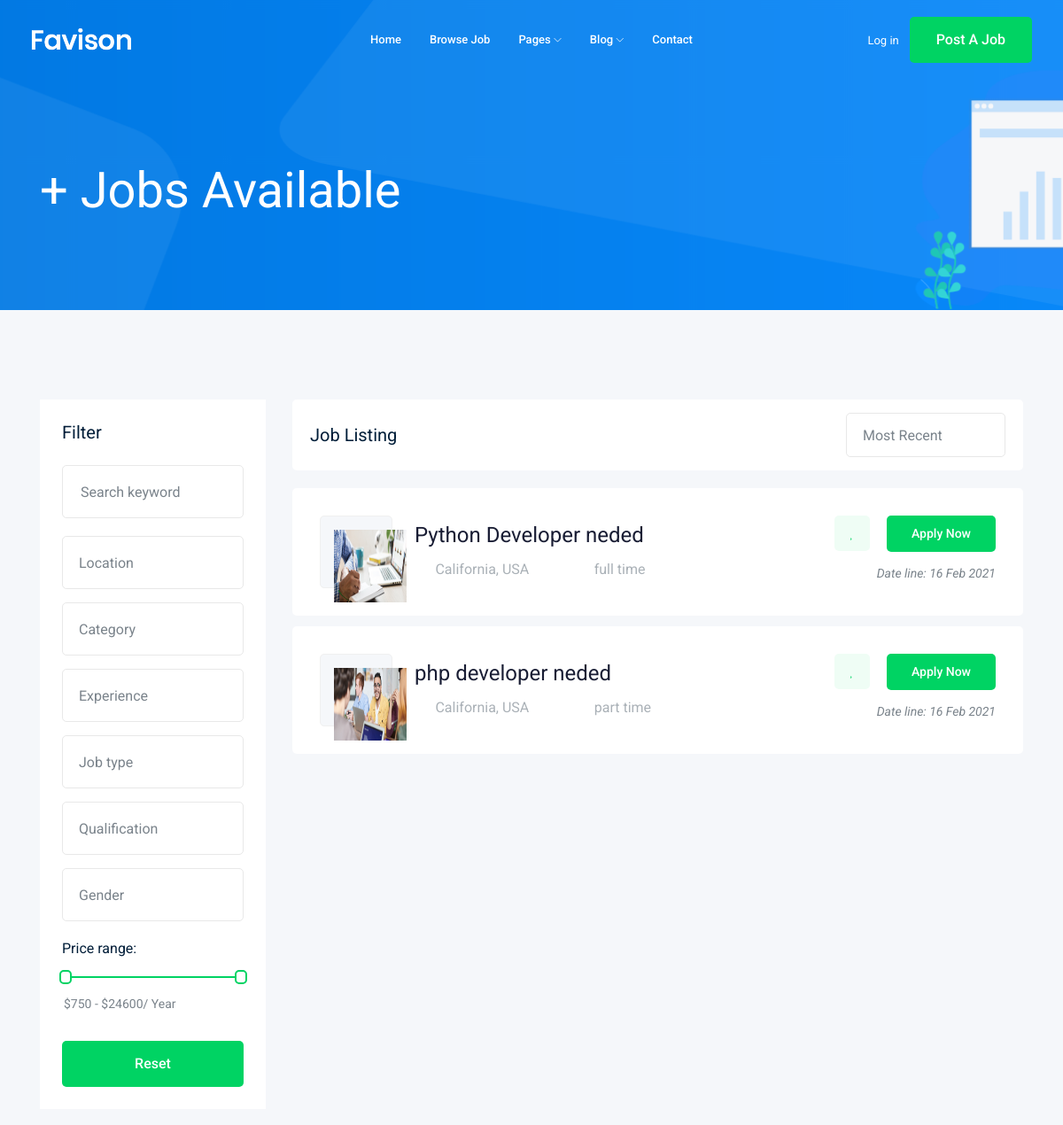
The app's page /jobs/ (upper part), older data.
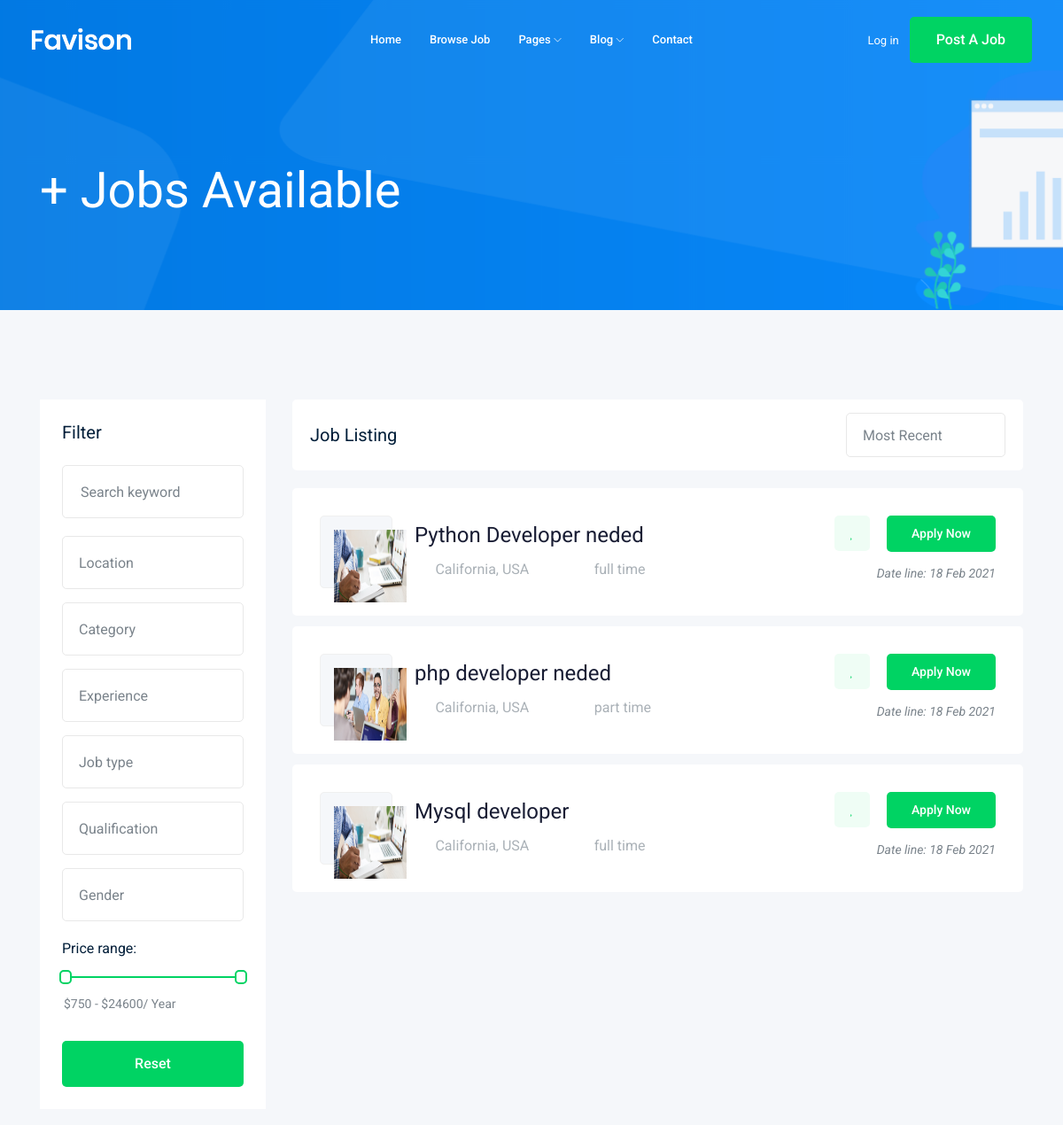
The same page, newer data.
### job/models.py (models this page shows, shortened)
class job(models.Model):
    owner = models.ForeignKey(User, related_name ='job_owner', on_delete =models.CASCADE)
    title = models.CharField( max_length=100)
    jop_type = models.CharField(max_length=15, choices=JoP_Type)
    discrations = models.TextField(max_length=1000)
    published_at = models.DateTimeField(auto_now=True)
    vacancy = models.IntegerField(default=1)
    salary = models.IntegerField(default=0)
    experience = models.IntegerField(default=1)
    category = models.ForeignKey('Category' , on_delete=models.CASCADE)
    image = models.ImageField(upload_to=image_upload)
    slug = models.SlugField(blank=True,null=True)

### job/views.py (the view)
# urls.py: path('', views.job_list, name='job_list'),
def job_list(request):
    all_jobs_list = job.objects.all()
    paginator = Paginator(all_jobs_list, 3) # Show 25 contacts per page.
    page_number = request.GET.get('page')
    page_obj = paginator.get_page(page_number)
    context = {'all_job' : page_obj}
    return render(request,'job/job_list.html',context)

### job/templates/job/job_list.html (shortened to what this page needs)
{% extends 'base.html' %}
{% block body  %}
    <div class="bradcam_area bradcam_bg_1">
        <div class="container">
            <div class="row">
                <div class="col-xl-12">
                    <div class="bradcam_text">
                        <h3>{{all_job.count}}+ Jobs Available</h3>
                    </div>
                </div>
            </div>
        </div>
    </div>
    <div class="job_listing_area plus_padding">
        <div class="container">
            <div class="row">
                <div class="col-lg-3">
                    <div class="job_filter white-bg">
                        <div class="form_inner white-bg">
                            <h3>Filter</h3>
                            <form action="#">
                                <div class="row">
                                    <div class="col-lg-12">
                                        <div class="single_field">
                                            <input type="text" placeholder="Search keyword">
                                        </div>
                                    </div>
                                    <div class="col-lg-12">
                                    </div>
                                    <div class="col-lg-12">
                                    </div>
                                    <div class="col-lg-12">
                                    </div>
                                    <div class="col-lg-12">
                                    </div>
                                    <div class="col-lg-12">
                                    </div>
                                    <div class="col-lg-12">
                                    </div>
                                </div>
                            </form>
                        </div>
                        <div class="range_wrap">
                            <label for="amount">Price range:</label>
                            <div id="slider-range"></div>
                            <p>
                                <input type="text" id="amount" readonly style="border:0; color:#7A838B; font-size: 14px; font-weight:400;">
                            </p>
                        </div>
                        <div class="reset_btn">
                            <button  class="boxed-btn3 w-100" type="submit">Reset</button>
                        </div>
                    </div>
                </div>
                <div class="col-lg-9">
                    <div class="recent_joblist_wrap">
                        <div class="recent_joblist white-bg ">
                            <div class="row align-items-center">
                                <div class="col-md-6">
                                    <h4>Job Listing</h4>
                                </div>
                                <div class="col-md-6">
                                    <div class="serch_cat d-flex justify-content-end">
                                    </div>
                                </div>
                            </div>
                        </div>
                    </div>
                    <div class="job_lists m-0">
                        <div class="row">
                        {% for job in all_job %}
                            <div class="col-lg-12 col-md-12">
                                <div class="single_jobs white-bg d-flex justify-content-between">
                                    <div class="jobs_left d-flex align-items-center">
                                        <div class="thumb">
                                            <img src="{{job.image.url}}" alt="" style="width:82px; height:82px">
                                        </div>
                                        <div class="jobs_conetent">
                                            <a href="{% url 'jobs:job_detail' job.slug%}"><h4>{{job.title}}</h4></a>
                                            <div class="links_locat d-flex align-items-center">
                                                <div class="location">
                                                    <p> <i class="fa fa-map-marker"></i> California, USA</p>
                                                </div>
                                                <div class="location">
                                                    <p> <i class="fa fa-clock-o"></i> {{job.jop_type}}</p>
                                                </div>
                                            </div>
                                        </div>
                                    </div>
                                    <div class="jobs_right">
                                        <div class="apply_now">
                                            <a class="heart_mark" href="#"> <i class="fa fa-heart"></i> </a>
                                            <a href="{% url 'jobs:job_detail' job.slug%}" class="boxed-btn3">Apply Now</a>
                                        </div>
                                        <div class="date">
                                            <p>Date line: {{job.published_at|date:'d M o'}}</p>
                                        </div>
                                    </div>
                                </div>
                            </div>
                        {% endfor %}
                        </div>
                    </div>
                </div>
            </div>
        </div>
    </div>
{% endblock body %}

### templates/base.html (shortened to what this page needs)
{% load static %}
<!doctype html>
<html class="no-js" lang="zxx">
<head>
    <link rel="stylesheet" href="{% static 'css/bootstrap.min.css' %}">
    <link rel="stylesheet" href="{% static 'css/owl.carousel.min.css' %}">
    <link rel="stylesheet" href="{% static 'css/magnific-popup.css'%}">
    <link rel="stylesheet" href="{% static 'css/font-awesome.min.css'%}">
    <link rel="stylesheet" href="{% static 'css/themify-icons.css'%}">
    <link rel="stylesheet" href="{% static 'css/nice-select.css'%}">
    <link rel="stylesheet" href="{% static 'css/flaticon.css'%}">
    <link rel="stylesheet" href="{% static 'css/jquery-ui.css'%}">
    <link rel="stylesheet" href="{% static 'css/gijgo.css'%}">
    <link rel="stylesheet" href="{% static 'css/animate.min.css'%}">
    <link rel="stylesheet" href="{% static 'css/slicknav.css'%}">
    <link rel="stylesheet" href="{% static 'css/style.css'%}">
</head>
<body>
    <header>
        <div class="header-area ">
            <div id="sticky-header" class="main-header-area">
                <div class="container-fluid ">
                    <div class="header_bottom_border">
                        <div class="row align-items-center">
                            <div class="col-xl-3 col-lg-2">
                                <div class="logo">
                                    <a href="index.html">
                                        <img src="img/logo.png" alt="">
                                    </a>
                                </div>
                            </div>
                            <div class="col-xl-6 col-lg-7">
                                <div class="main-menu  d-none d-lg-block">
                                    <nav>
                                        <ul id="navigation">
                                            <li><a href="index.html">home</a></li>
                                            <li><a href="jobs.html">Browse Job</a></li>
                                            <li><a href="#">pages <i class="ti-angle-down"></i></a>
                                            </li>
                                            <li><a href="#">blog <i class="ti-angle-down"></i></a>
                                            </li>
                                            <li><a href="contact.html">Contact</a></li>
                                        </ul>
                                    </nav>
                                </div>
                            </div>
                            <div class="col-xl-3 col-lg-3 d-none d-lg-block">
                                <div class="Appointment">
                                    <div class="phone_num d-none d-xl-block">
                                        <a href="#">Log in</a>
                                    </div>
                                    <div class="d-none d-lg-block">
                                        <a class="boxed-btn3" href="#">Post a Job</a>
                                    </div>
                                </div>
                            </div>
                            <div class="col-12">
                            </div>
                        </div>
                    </div>
                </div>
            </div>
        </div>
    </header>
    {% block body  %}
    {% endblock body %}
</body>
</html>

Row changes from the older to the newer data that the page shows:
changed job "Python Developer neded": published_at "16 Feb 2021" → "18 Feb 2021"
changed job "php developer neded": published_at "16 Feb 2021" → "18 Feb 2021"
added job: image (placeholder picture), title "Mysql developer", jop_type "full time", published_at "18 Feb 2021"
